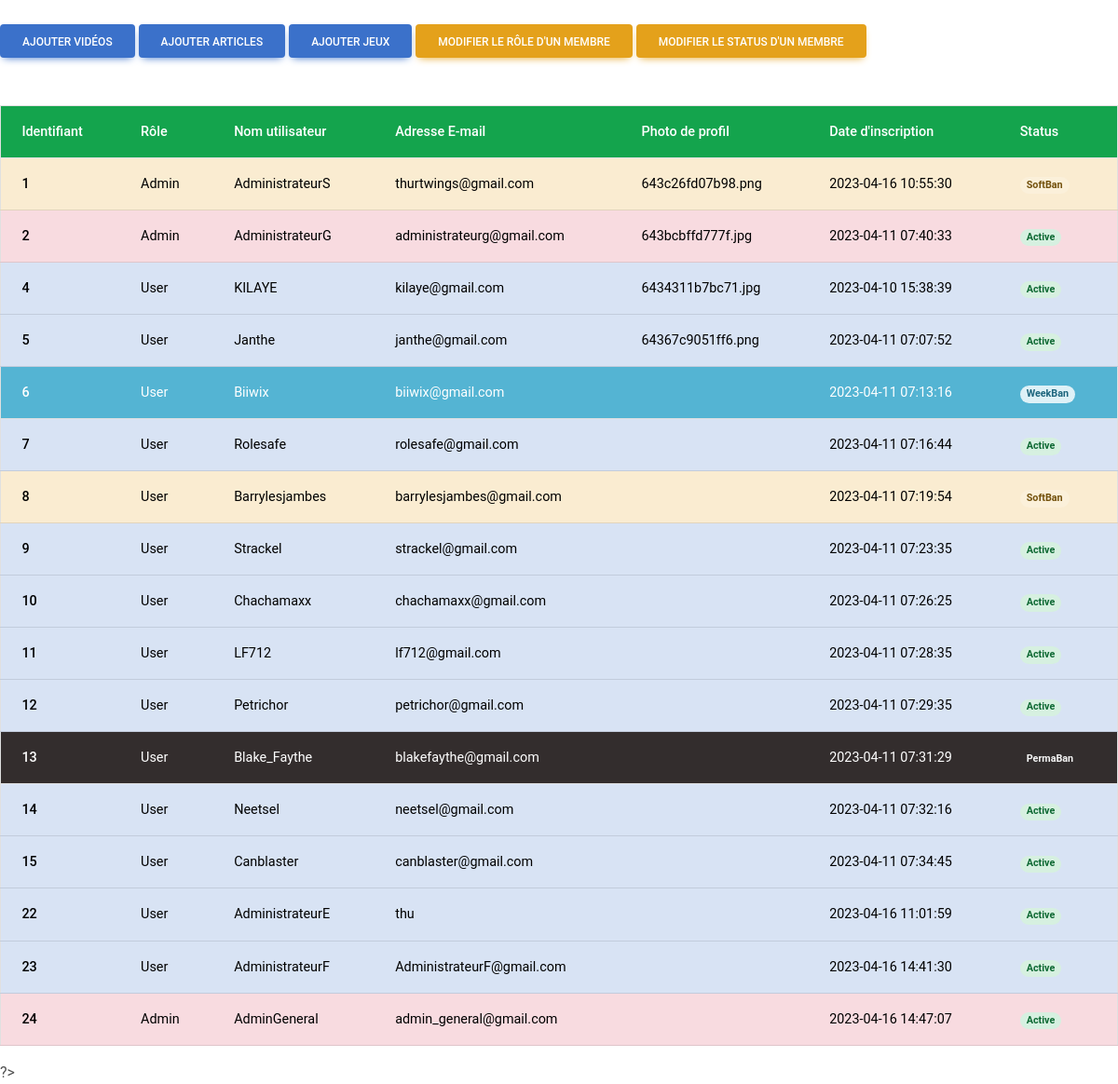
The app's page /pages/Backoffice.php, older data.
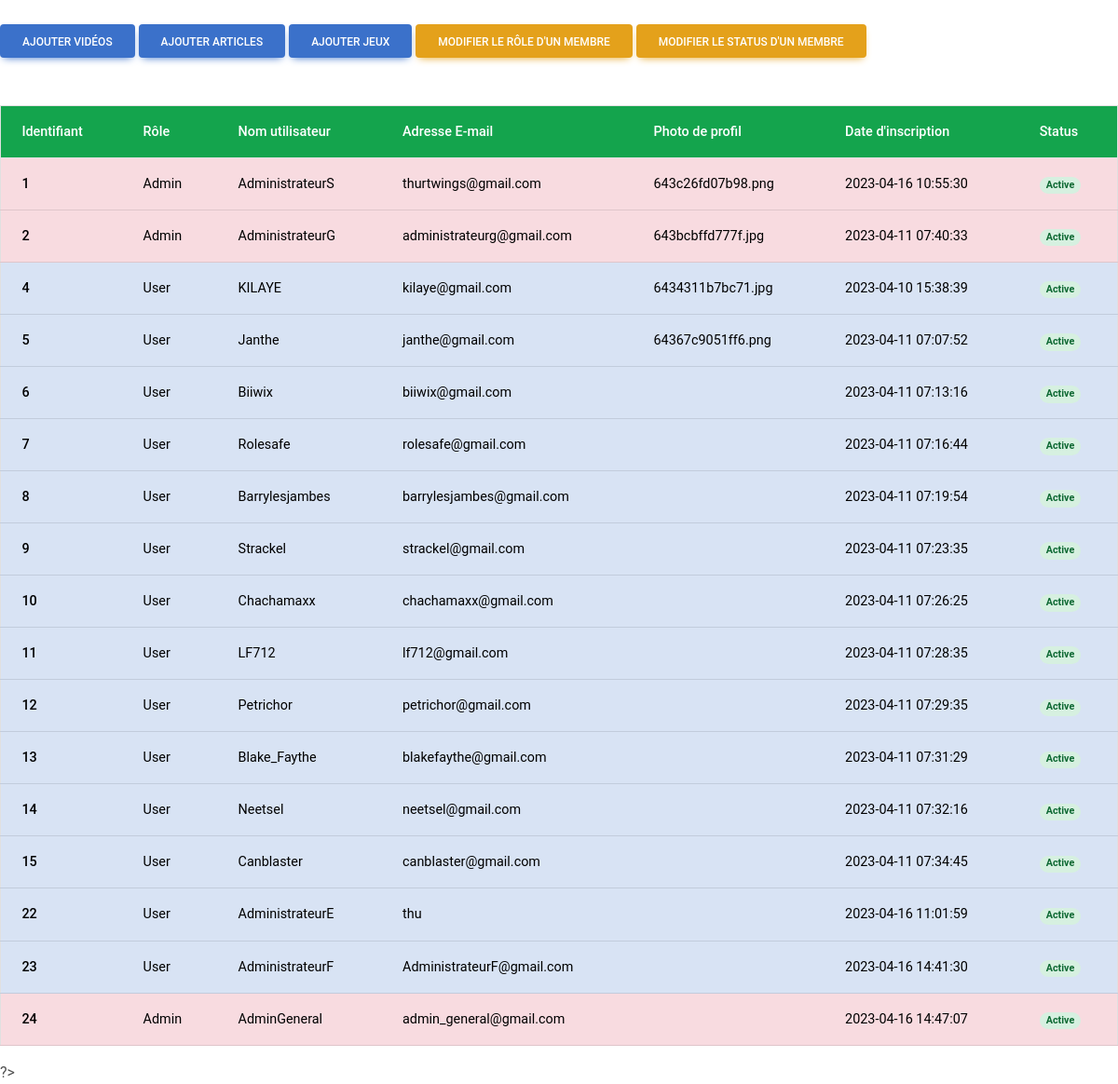
The same page, newer data.
### tables this page shows
CREATE TABLE `users` (
  `id` int NOT NULL,
  `username` varchar(50) NOT NULL,
  `user_email` varchar(320) NOT NULL,
  `profile_picture` varchar(255) DEFAULT NULL,
  `password` char(60) NOT NULL,
  `user_description` text,
  `registration_time` timestamp NULL DEFAULT CURRENT_TIMESTAMP,
  `user_status` enum('Active','WeekBan','MonthBan','PermaBan','SoftBan') NOT NULL DEFAULT 'Active',
  `user_role` enum('Admin','ForumMod','ContentMod','User') NOT NULL DEFAULT 'User'
);

### GoToThePage.php (called while the page is built, shortened)
<?php
    $NEW_STAFF_MEMBER = '../php/setRole.php';
    $SET_STATUS = '../php/setStatus.php';
    $NEW_ARTICLE = '../php/addNewArticle.php';
    $NEW_VIDEO = '../php/addNewVideo.php';
    $NEW_GAME = '../php/addNewGame.php';
?>

### php/Utilities.php (called while the page is built, shortened)
<?php
class Utilities
{
    public $sql ="";
    public function __construct($id)
{
    $dsn = 'mysql:host=localhost;dbname=speedrun_website';
    $username = 'root';
    $password = '';
    try
    {
        $this->sql = new PDO($dsn, $username, $password);
    }
    catch (PDOException $e)
    {
        $password = 'root1234';
        $this->sql = new PDO($dsn, $username, $password);
    }
}
    public function SelectAll($table)
    {
        $req = "SELECT * FROM `" . $table."`";
        $result = $this->sql->query($req);
        $tlbresult = $result->fetchAll();
        return $tlbresult;
    }
}
?>

### pages/Backoffice.php (the view, shortened to what this page needs)
<?php
    require_once('../GoToThePage.php');
    require_once('../php/Utilities.php');
    $utils = new Utilities(0);
    $color = "";
    $status = "";
?>
<!DOCTYPE html>
<html lang="en">
    <head>
        <link href="https://cdnjs.cloudflare.com/ajax/libs/mdb-ui-kit/6.2.0/mdb.min.css" rel="stylesheet"/>
    </head>
    <body>
        <br>
            <a href="<?php echo $NEW_VIDEO; ?>" class="btn btn-primary"> Ajouter Vidéos </a>
            <a href="<?php echo $NEW_ARTICLE; ?>" class="btn btn-primary"> Ajouter Articles</a>
            <a href="<?php echo $NEW_GAME; ?>" class="btn btn-primary"> Ajouter Jeux</a>
            <a href="<?php echo $NEW_STAFF_MEMBER; ?>" class="btn btn-warning"> Modifier le rôle d'un membre</a>
            <a href="<?php echo $SET_STATUS; ?>" class="btn btn-warning"> Modifier le status d'un membre</a>
           <br>
           <br>
           <br>
        <table class="container-fluid table bg-success text-white table-hover border">
            <thead>
                <tr>
                <th scope="col">Identifiant</th>
                <th scope="col">Rôle</th>
                <th scope="col">Nom utilisateur</th>
                <th scope="col">Adresse E-mail</th>
                <th scope="col">Photo de profil</th>
                <th scope="col">Date d'inscription</th>
                <th scope="col">Status</th>
                </tr>
            </thead>
            <tbody>
<?php
    foreach($utils->SelectAll("users") as $key => $value)
    {
        if ($value['user_role'] == 'Admin')
        {
            $color = "table-danger";
        }
        else
        {
            $color = "table-primary";
        }
        switch($value["user_status"])
        {
            case 'Active':
                $status = "badge-success";
                    break;
            case 'SoftBan':
                $status = "badge-warning";
                $color = "table-warning";
                    break;
            case 'WeekBan':
                $status = "badge-info";
                $color = "bg-info";
                    break;
            case 'PermaBan':
                $status = "badge-dark";
                $color = "bg-dark";
                    break;
        }
        ?>
                <tr class="<?php echo $color ?>">
                    <th scope="row"><?php echo $value['id']?></th>
                        <td><?php echo $value['user_role']?></td>
                        <td><?php echo $value['username']?></td>
                        <td><?php echo $value['user_email']?></td>
                        <td><?php echo $value['profile_picture']?></td>
                        <td><?php echo $value['registration_time']?></td>
                        <td><span class="badge <?php echo $status ?> rounded-pill"> <?php echo $value["user_status"]?> </span></td>
                </tr>
    <?php
    }?>
    </tbody>
    </table>
</body>
</html>
</body>
</html>

Row changes from the older to the newer data that the page shows:
changed users "AdministrateurS": user_status "SoftBan" → "Active"
changed users "Biiwix": user_status "WeekBan" → "Active"
changed users "Barrylesjambes": user_status "SoftBan" → "Active"
changed users "Blake_Faythe": user_status "PermaBan" → "Active"
